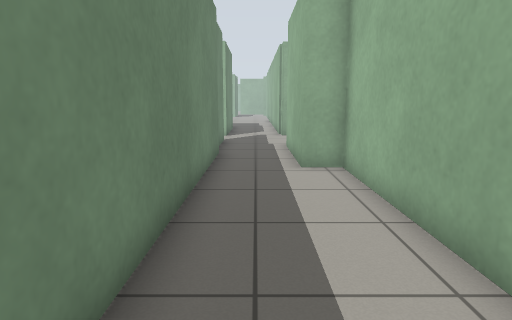
[1] (above)

24 first-person views from a walk through a robot-simulator world made for Gazebo. The camera is 0.94 m above the floor, tilts 10° down and sees 75° across. The floor is counted in squares, 0.5 m on a side. Each view is taken from the middle of a square. On the plan, view 1 faces up. The plan holds only what a view shows up to about 17 squares ahead; the rest is blank. The place goes on beyond the plan.

[2]
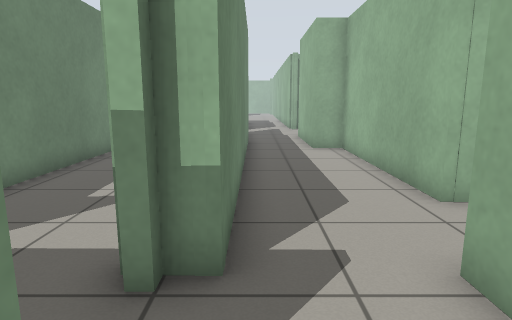

[3]
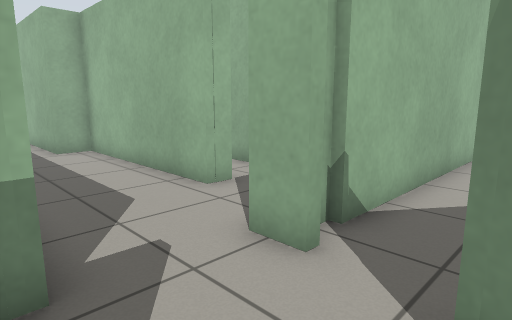

[4]
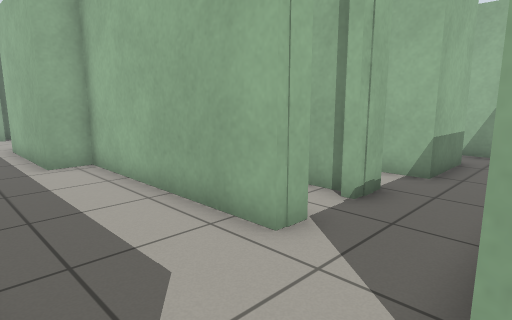

[5]
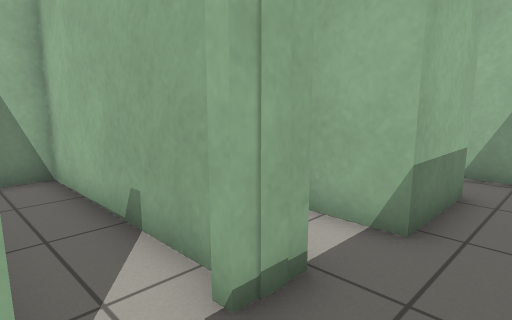

[6]
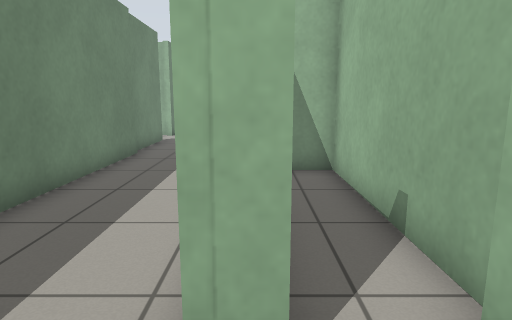

[7]
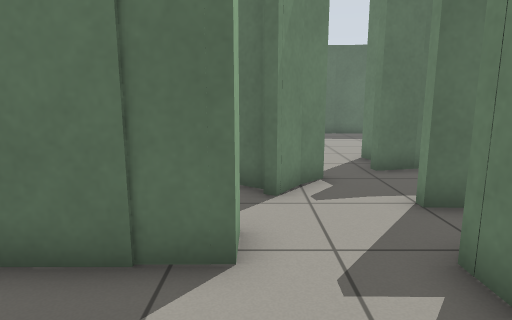

[8]
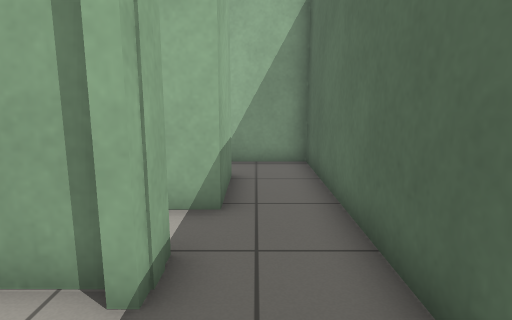

[9]
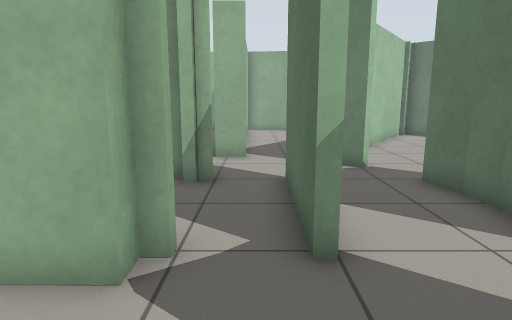

[10]
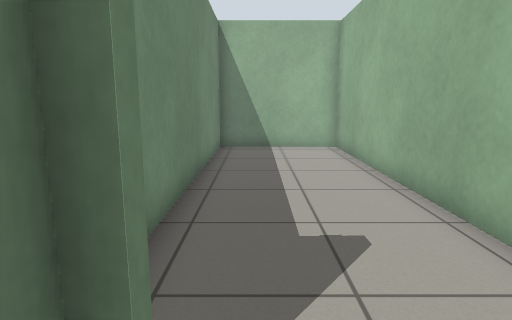

[11]
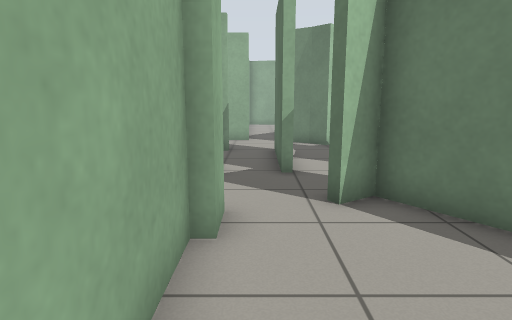

[12]
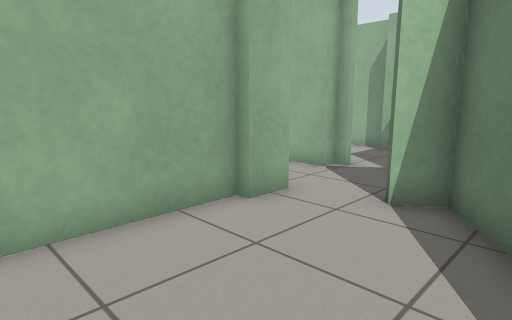

[13]
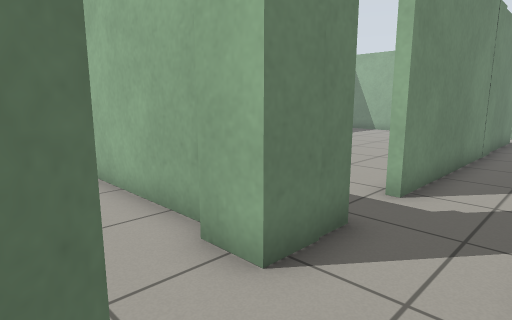

[14]
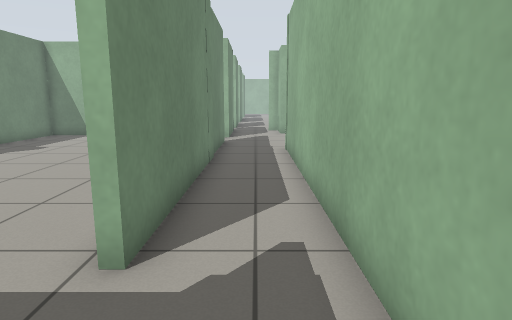

[15]
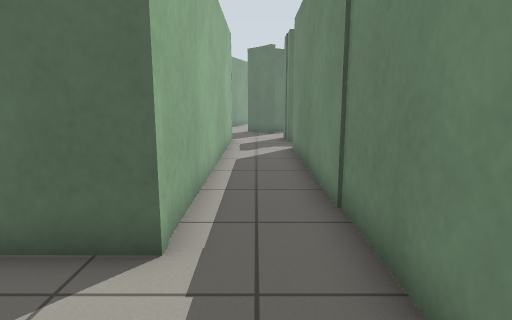

[16]
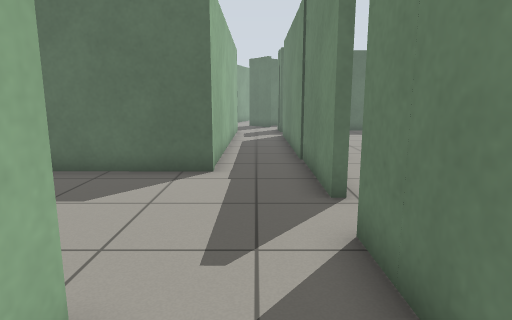

[17]
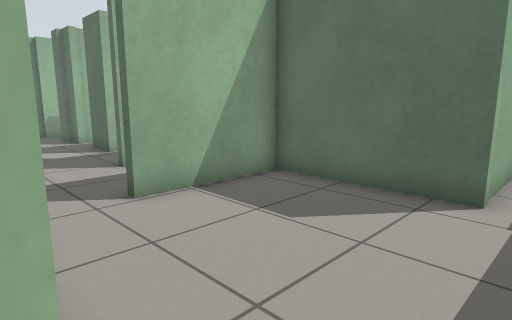

[18]
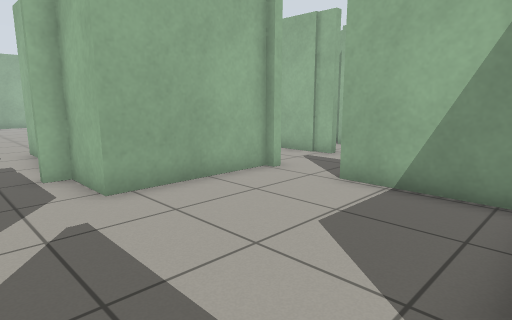

[19]
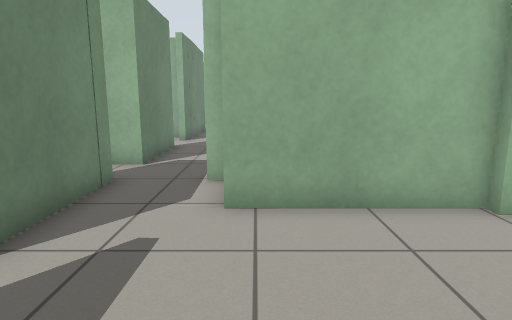

[20]
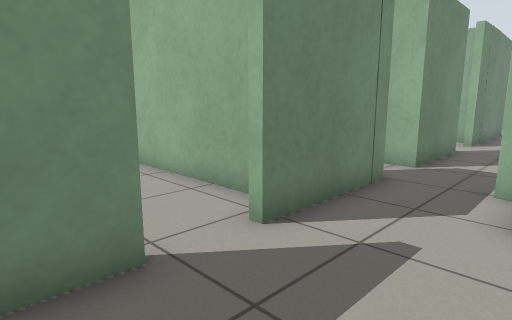

[21]
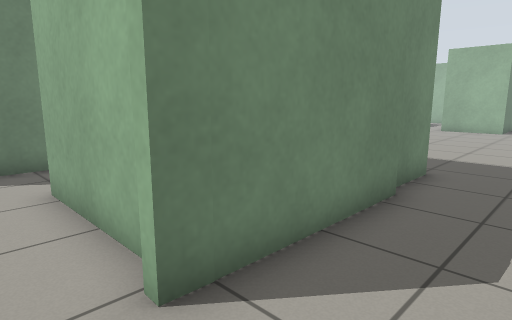

[22]
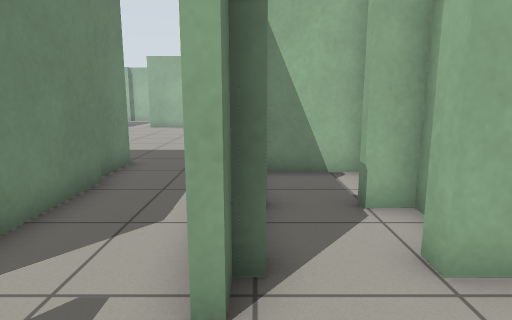

[23]
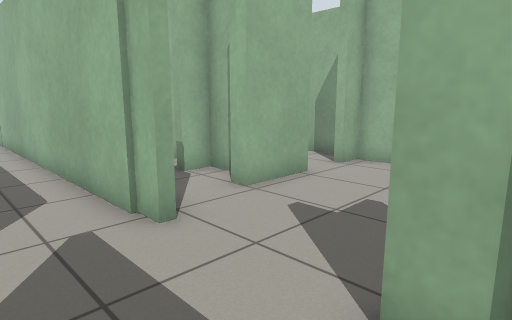

[24]
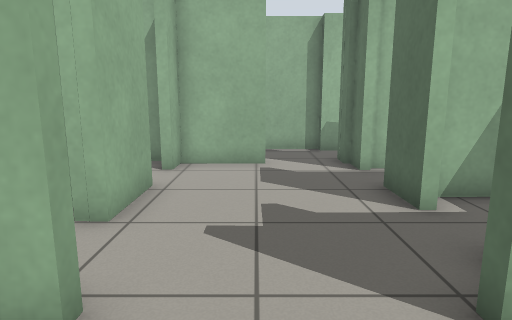

### Floor plan
Ten units are one square. View 1 is at (0, 0); x grows to the right and y downward. Boxes are objects, and circles mark ways between rooms. Rooms are numbered by the first view taken in them; rooms with no view inside come last. Other rooms are left out.
<svg viewBox="-160 -320 220 388">
<path fill="none" stroke="#000" d="M25 -21 25 -94 13 -94M-20 11 -23 11M16 17 11 17 11 6M-19 27 -19 31M0 45 6 34M-14 -96 -14 6 -19 6M-35 62 -23 59 -22 63M-44 63 -34 62M-4 53 -7 50 0 44M-47 62 -42 63M33 -21 25 -21M48 -21 48 -24M51 -24 52 -90 40 -91M11 6 46 6M-106 11 -155 11M-89 33 -85 39M-104 58 -85 44 -91 35M-93 3 -93 15 -106 15M-62 10 -62 6 -68 6M-58 2 -58 10M-17 2 -17 -118 -65 -118 -65 -23M-58 5 -68 5M-19 6 -19 2M-23 11 -23 2M-63 27 -19 27M-94 -147 -94 -125M-68 -121 -19 -121 -19 -163M-19 -187 -66 -187 -66 -208M-94 -210 -94 -165M-94 -229 -104 -229M-95 -6 -95 4M-68 5 -68 -121M-94 -125 -93 -25M22 -193 17 -193 17 -187 15 -187M40 -193 40 -200M49 -207 50 -217 40 -217 40 -221M46 -138 46 -141M52 -123 52 -135M49 -248 22 -248M-16 -237 -16 -183 -19 -184 -19 -187M-19 -262 -19 -241M-64 -249 -64 -261M13 -192 13 -315M15 -187 15 -194M-16 -163 -16 -127M-95 -271 -94 -229M-95 -315 -95 -291M14 -139 14 -151M-14 -121 -14 -96M13 -94 13 -140"/>
<circle cx="-10" cy="30" r="3" fill="#2a7"/>
<circle cx="25" cy="-5" r="3" fill="#2a7"/>
<circle cx="-20" cy="15" r="3" fill="#2a7"/>
<circle cx="0" cy="-90" r="3" fill="#2a7"/>
<circle cx="-70" cy="40" r="3" fill="#2a7"/>
<circle cx="-60" cy="15" r="3" fill="#2a7"/>
<circle cx="-80" cy="0" r="3" fill="#2a7"/>
<circle cx="-80" cy="-130" r="3" fill="#2a7"/>
<circle cx="-20" cy="-175" r="3" fill="#2a7"/>
<circle cx="-80" cy="-230" r="3" fill="#2a7"/>
<circle cx="15" cy="-170" r="3" fill="#2a7"/>
<text x="0" y="-20">1</text>
<text x="-40" y="50">2</text>
<text x="40" y="-30">3</text>
<text x="-120" y="30">4</text>
<text x="-40" y="-40">5</text>
<text x="-60" y="-160">6</text>
<text x="-80" y="-60">7</text>
<text x="30" y="-180">8</text>
<text x="-10" y="-250">9</text>
</svg>
Room 1 opens to room 2. Room 1 opens to room 3. Room 1 opens to room 5. Room 1 opens to room 9. Room 2 opens to room 4. Room 4 opens to room 5. Room 4 opens to room 7. Room 6 opens to room 7. Room 6 opens to room 9. Room 8 opens to room 9.

Where each view was taken, in squares from view 1:
view 1: 0 up, 0 right, facing up
view 2: 4 down, 1 left, facing up
view 3: 4 down, 2 left, facing up-right
view 4: 1 down, 1 left, facing up-right
view 5: 0 up, 3 right, facing up-right
view 6: 0 up, 3 right, facing up
view 7: 3 up, 1 right, facing down
view 8: 1 up, 2 right, facing right
view 9: 2 down, 10 left, facing right
view 10: 2 down, 5 left, facing up
view 11: 2 down, 15 left, facing right
view 12: 6 down, 15 left, facing up-right
view 13: 4 down, 7 left, facing up-left
view 14: 1 down, 8 left, facing up
view 15: 16 up, 8 left, facing down
view 16: 21 up, 8 left, facing down
view 17: 19 up, 8 left, facing down-right
view 18: 12 up, 9 left, facing up-right
view 19: 13 up, 6 left, facing up
view 20: 13 up, 6 left, facing up-left
view 21: 17 up, 1 right, facing up-left
view 22: 16 up, 2 right, facing up
view 23: 14 up, 1 left, facing up-right
view 24: 17 up, 1 left, facing right
